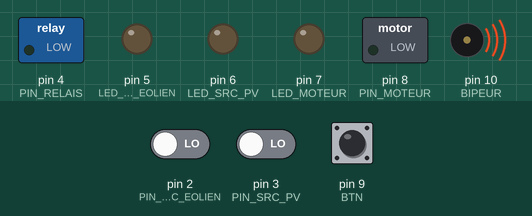
A sketch run on a simulated Arduino Uno, built with avr-gcc and run on an emulated ATmega328P. Parts: switched loads named in the sketch (green lamp = pin HIGH), output pins drawn as LEDs (lit = HIGH), buzzer (waves = sounding). The inputs (shaded band) are chosen by the test bench; at power-on: pin 2 (PIN_SRC_EOLIEN) LOW, pin 3 (PIN_SRC_PV) LOW, pin 9 (BTN) HIGH.

Above: at 1.2 s.
1.3 s: pin 2 (PIN_SRC_EOLIEN) driven HIGH
At 2.2 s:
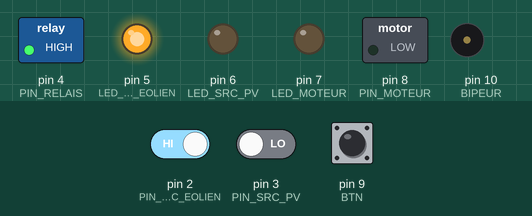
2.8 s: pin 3 (PIN_SRC_PV) driven HIGH
At 3.3 s:
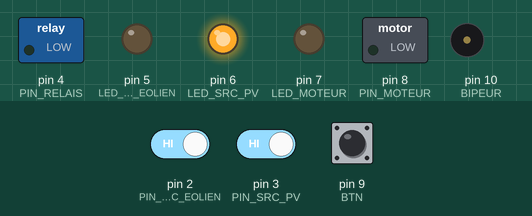
4.3 s: pin 9 (BTN) pulled LOW for 0.15 s
At 5.7 s:
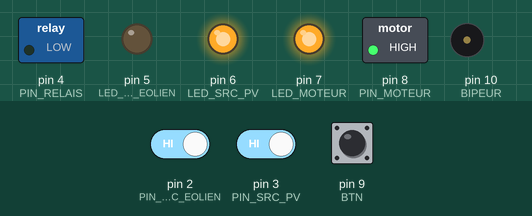
6.0 s: pin 3 (PIN_SRC_PV) driven LOW
At 7.0 s:
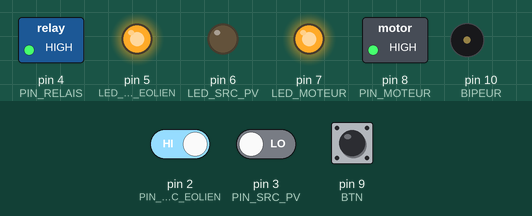
7.5 s: pin 2 (PIN_SRC_EOLIEN) driven LOW
At 8.1 s:
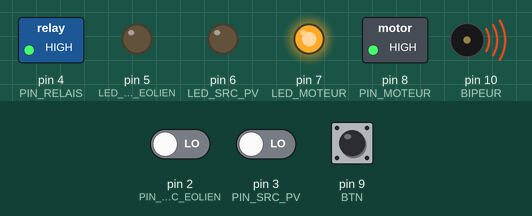
9.0 s: pin 9 (BTN) pulled LOW for 1 s
At 11.2 s:
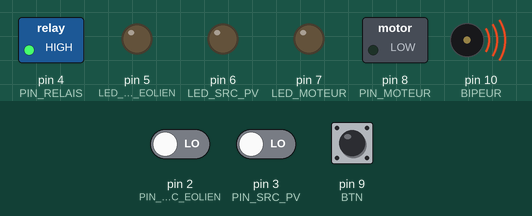
Timing chart, 0 to 12.5 s (numbered marks = the images above; inputs shaded):
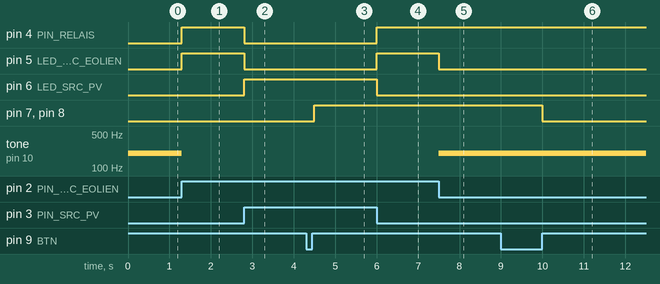

The sketch:

ASI_ARDUINO.ino
```cpp
/**
 * e-mail : rachelsysteme@gmail.com
 * gitHub : https://github.com/RS-malik-el
 * Donation : paypal.me/RachelSysteme
 *
 * @AUTEUR : RACHEL SYSTEME / OpenProgramming
 * DATE : 12/02/2023
 *
 * @Board : Arduino Uno
 *
 * Ce programme permet d'alimenter un système ASI à partir d'une source PV et EOLIEN
 * le basculement d'une source à l'autre se fait grâce à un relais. Un bouton poussoir
 * permet d'allumer ou pas la pompe connecté au système ASI. Les Leds sont utilisées
 * comme témoin, un bipeur se déclenche en cas de non-détection de source d'alimentation.
*/
// Pins utilisés
#define PIN_SRC_EOLIEN 2 // Détecte la présence de courant sur la source éolien
#define PIN_SRC_PV 	   3 // Détecte la présence de courant sur la source PV
#define PIN_RELAIS 	   4 // Relais de basculement de source d'alimention
#define LED_SRC_EOLIEN 5 // Led témoin : indique que la source EOLIEN est active
#define LED_SRC_PV 	   6 //	Led témoin : indique que la source PV est active
#define LED_MOTEUR 	   7 //	Led témoin : indique que le moteur est active
#define PIN_MOTEUR     8 // Permet le contrôle du moteur
#define BTN            9 // Bouton poussoir pour l'activation ou pas du moteur
#define BIPEUR        10 // Alarme indiquant la non présence de source d'alimentation


#define SRC_PV 	LOW // Etat du relais en fonction de la sélection de la source
#define FREQ 	200 // Fréquence du son de l'alarme

// Prototypes des fonctions
void selectionSrc(void); // Permet la sélection de la source d'alimentation
void gestionMoteur(void); // Permet le contrôle du moteur


// Programme initial
void setup(){
	// Configuration des pins
	pinMode(PIN_SRC_EOLIEN, INPUT);
	pinMode(PIN_SRC_PV, INPUT);
	pinMode(BTN, INPUT_PULLUP);
	pinMode(PIN_RELAIS, OUTPUT);
	pinMode(LED_SRC_EOLIEN, OUTPUT);
	pinMode(LED_SRC_PV, OUTPUT);
	pinMode(LED_MOTEUR, OUTPUT);
	pinMode(PIN_MOTEUR, OUTPUT);
	pinMode(BIPEUR, OUTPUT);

	selectionSrc(); // Appel à la fonction
}

// Programme principal
void loop(){
	selectionSrc();
	gestionMoteur();
}


// Choix de la sélection de la source
void selectionSrc(){
	// Source PV
	if(digitalRead(PIN_SRC_PV) == true){
		digitalWrite(LED_SRC_PV, HIGH);// Led PV ON
		digitalWrite(LED_SRC_EOLIEN, LOW);// Led EOLIEN OFF
		digitalWrite(PIN_RELAIS, SRC_PV);
		noTone(BIPEUR); // Arrêt alarme
	}
	// Source EOLIEN
	else if(digitalRead(PIN_SRC_PV)==false and digitalRead(PIN_SRC_EOLIEN)==true){
		digitalWrite(LED_SRC_PV, LOW);// Led PV OFF
		digitalWrite(LED_SRC_EOLIEN, HIGH);// Led EOLIEN ON
		digitalWrite(PIN_RELAIS, not SRC_PV);
		noTone(BIPEUR); // Arrêt alarme
	}
	// Aucune source active
	else{
		digitalWrite(LED_SRC_PV, LOW);// Led PV OFF
		digitalWrite(LED_SRC_EOLIEN, LOW);// Led EOLIEN OFF
		tone(BIPEUR, FREQ); // Déclanchement de l'alarme
	}
}// fin


// Gestion du moteur
void gestionMoteur(){
	static bool etatMoteur = false; // Variable de contrôle

	// Lecture du bouton poussoir
	if (not digitalRead(BTN) == true){
		delay(100);// pause
		if (not digitalRead(BTN) == true){return;}
		etatMoteur = not etatMoteur;
	}

	digitalWrite(PIN_MOTEUR, etatMoteur); // ON / OFF moteur
	digitalWrite(LED_MOTEUR, etatMoteur); // ON / OFF led
}
```

Measured:
- after the input at 1.3 s, pin 4 (PIN_RELAIS), pin 5 (LED_SRC_EOLIEN): LOW → HIGH at once; tone on pin 10 (BIPEUR): 200 Hz → silent at once
- after the input at 2.8 s, pin 4 (PIN_RELAIS), pin 5 (LED_SRC_EOLIEN): HIGH → LOW at once; pin 6 (LED_SRC_PV): LOW → HIGH at once
- after the input at 4.3 s, pin 7 (LED_MOTEUR), pin 8 (PIN_MOTEUR): LOW → HIGH after 0.20 s
- after the input at 6.0 s, pin 4 (PIN_RELAIS), pin 5 (LED_SRC_EOLIEN): LOW → HIGH at once; pin 6 (LED_SRC_PV): HIGH → LOW at once
- after the input at 7.5 s, pin 5 (LED_SRC_EOLIEN): HIGH → LOW at once; tone on pin 10 (BIPEUR): silent → 200 Hz at once
- after the input at 9.0 s, pin 7 (LED_MOTEUR), pin 8 (PIN_MOTEUR): HIGH → LOW after 1.0 s
